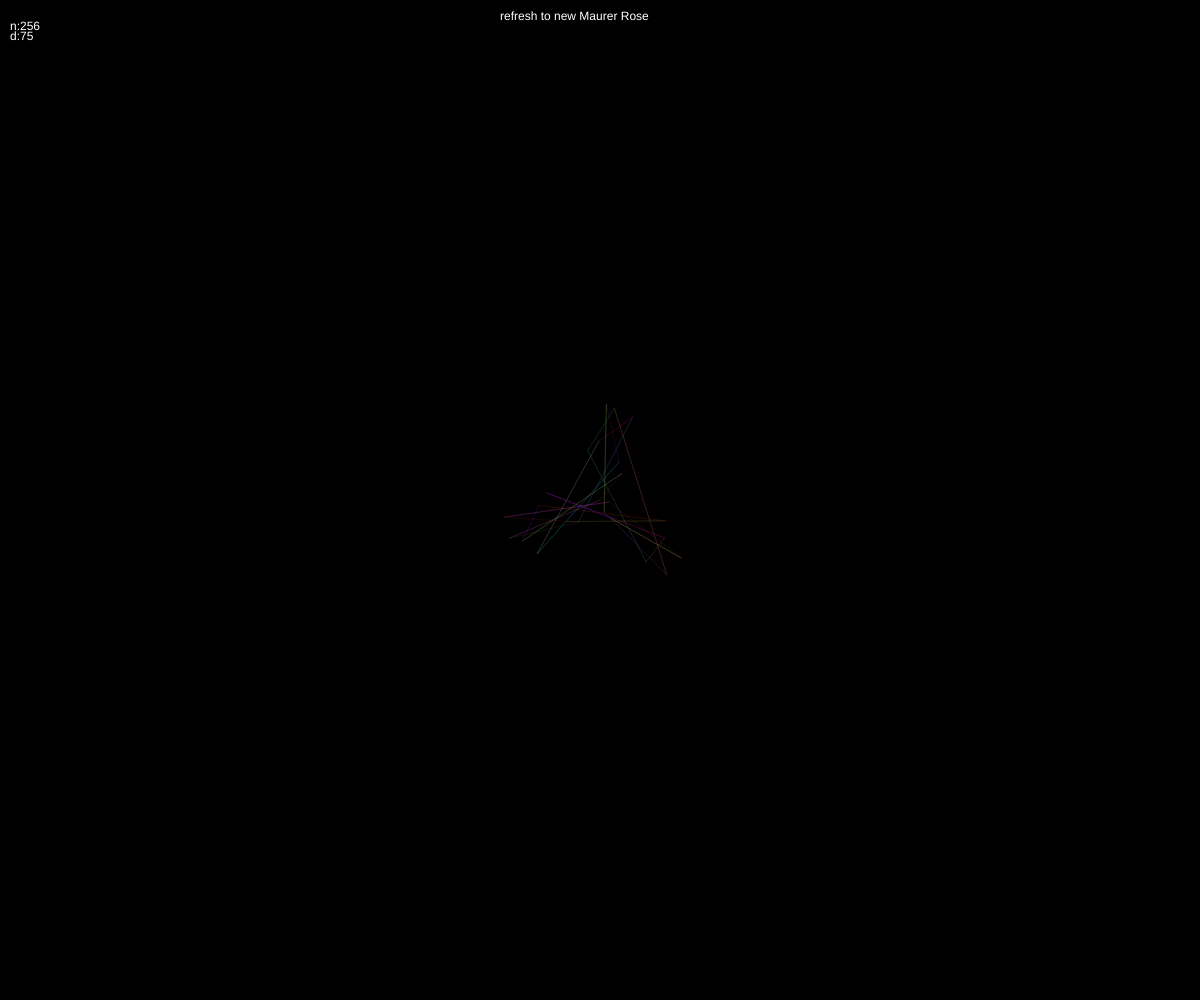
Frame 1 (no input)
Frame 60 (no input): identical to frame 1, image omitted
Frame 120 (the mouse pressed at the canvas centre since frame 60): identical to frame 1, image omitted

The p5.js sketch that drew this single still picture (run headless with seeded random() and noise() and a simulated clock; from frame 60 on, the mouse is pressed at the canvas centre):

// p5.js sketch
// ── sketch.js
//  Reference
//  https://en.wikipedia.org/wiki/Maurer_rose
//  https://pdfs.semanticscholar.org/3a4c/7ce5d236723a50511512a9c3ec5f96dd23b3.pdf
var previousVector;
var n;
var d;

function setup() {
  createCanvas(window.innerWidth, window.innerHeight);
  background(0)

  n = int(random(1, 359));
  d = int(random(1, 359));
  fill(255);
  text("refresh to new Maurer Rose", height / 2, 20);
  text("n:" + n, 10, 30);
  text("d:" + d, 10, 40);

  maurerRose(n, d);
}


function maurerRose(n, d) {
  translate(width / 2, height / 2);

  var theta = 0;

  previousVector = createVector();

  do {
    theta = theta + d;

    if (theta >= 360)
      theta = theta % 360;

    var aux = theta % 360;
    var x = (n * aux);
    var r = 100 * sin(x);


    // translating polar to rectangular coordinates
    x = r * cos(theta);
    y = r * sin(theta);

    var newVector = createVector(x, y);

    strokeWeight(0.25);
    stroke(random(255), random(255), random(255));
    line(previousVector.x, previousVector.y, newVector.x, newVector.y);

    previousVector = createVector(newVector.x, newVector.y);

  } while (theta != 0);
}

function draw() {

}
